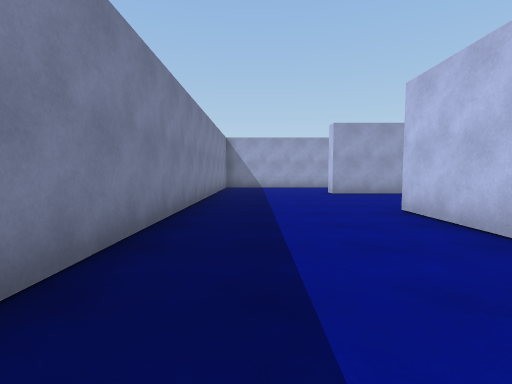
View 1 (above)

16 first-person views from a walk through a Unity game level. The camera is 1.3 m above the floor, tilts 4° down and sees 85° across. The floor is counted in squares, 2 m on a side. Each view is taken from the middle of a square. On the plan, view 1 faces up. The plan holds only what a view shows up to about 9 squares ahead; the rest is blank. The place goes on beyond the plan. The player is left out.

View 2
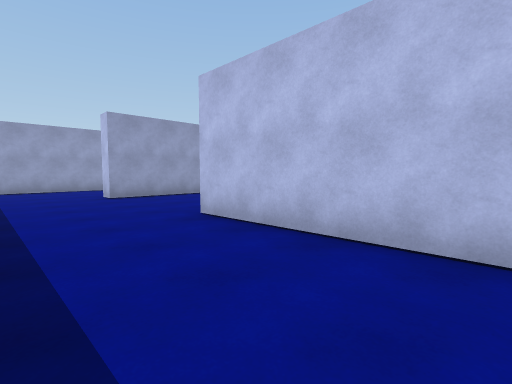

View 3
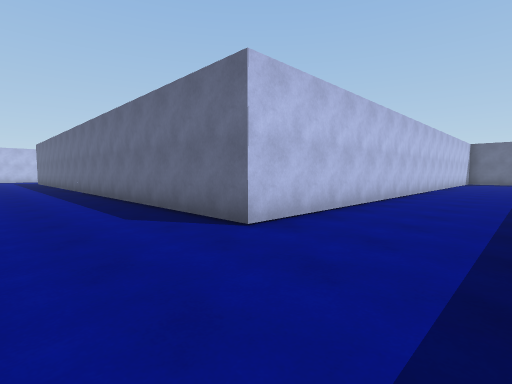

View 4
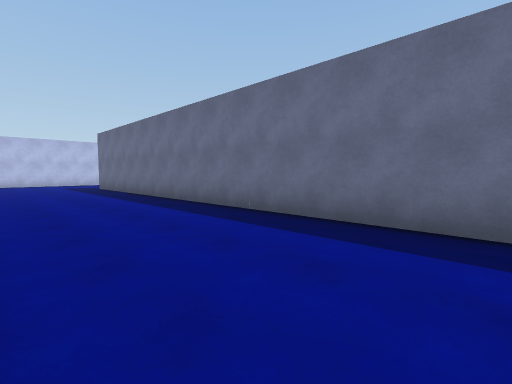

View 5
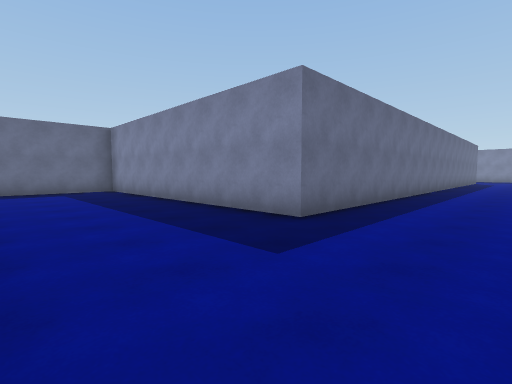

View 6
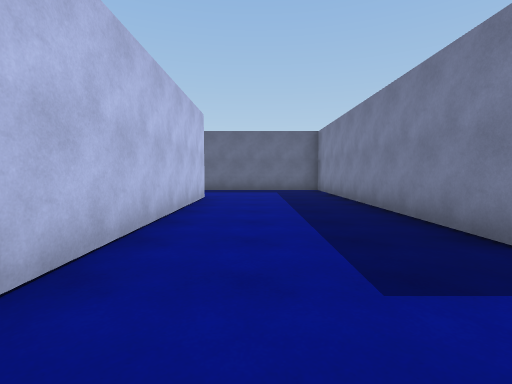

View 7
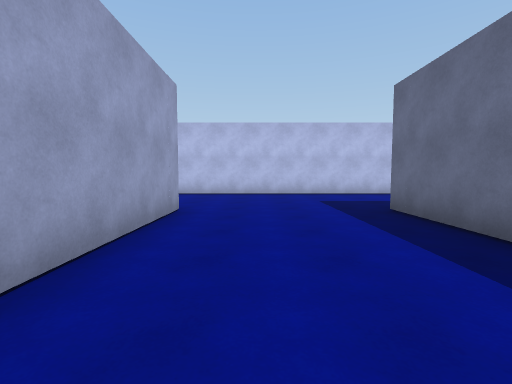

View 8
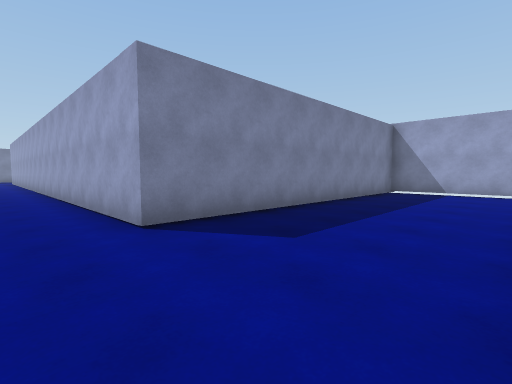

View 9
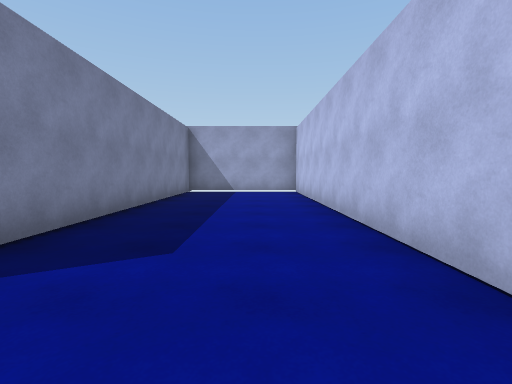

View 10
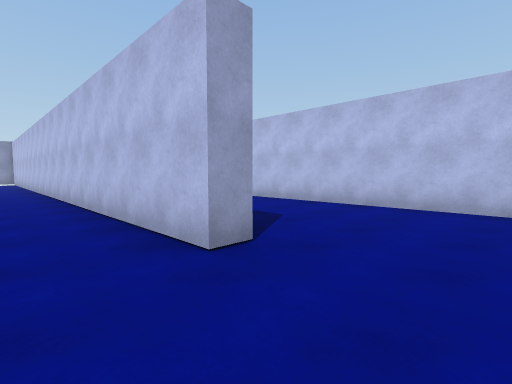

View 11
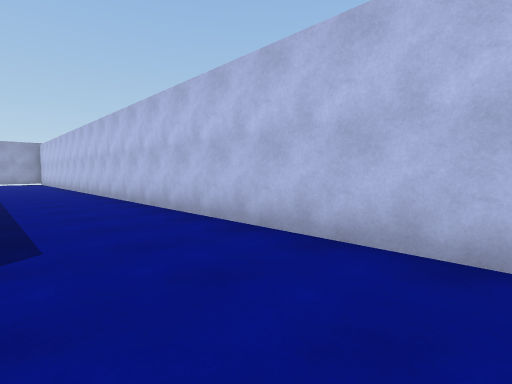

View 12
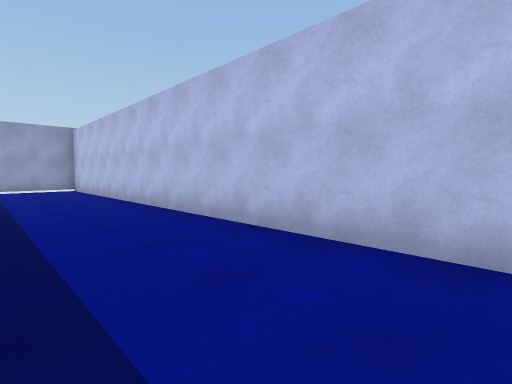

View 13
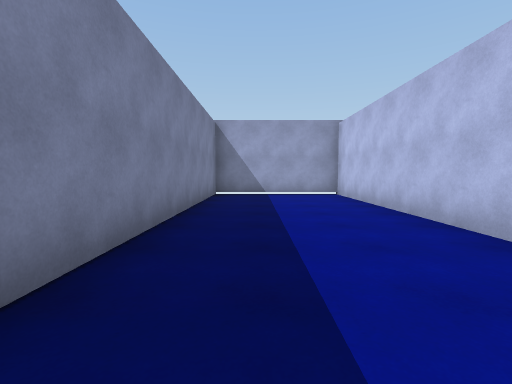

View 14
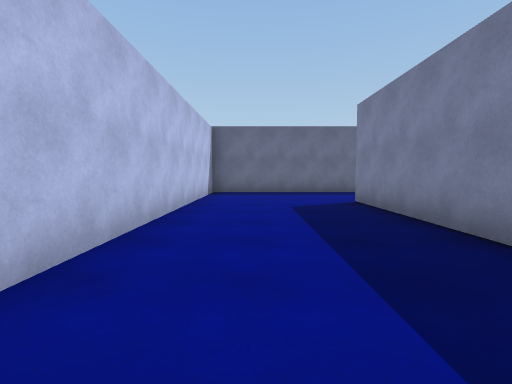

View 15
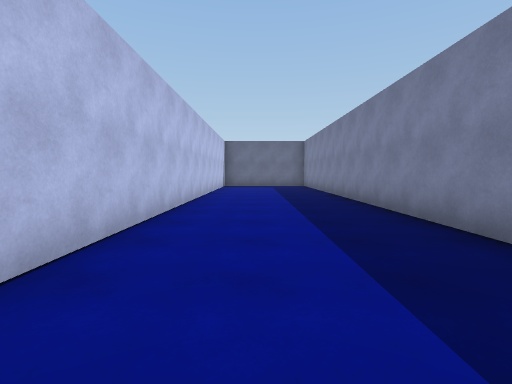

View 16
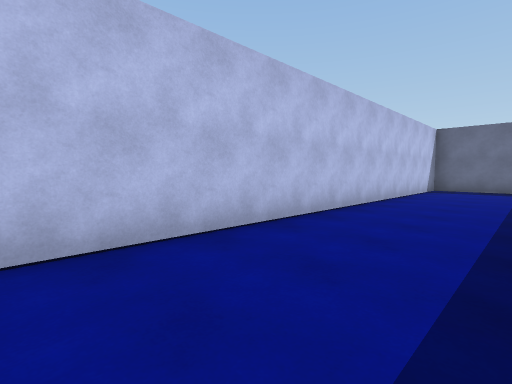

### Floor plan
Points are (right, up) in squares from view 1. A wall is a line through its corners. A room is listed if a view was taken in it or the views show most of it. See-through windows are left out.
Room 1 (views 1, 2, 3, 4, 5, 6, 7, 8, 9, 10, 15, 16)
walls: (4.9, 8.3) (2.3, 8.3) (2.3, 8.9); (2, 11.8) (0.4, 11.8); (19.1, -3) (22.5, -3); (22.8, -0.1) (22.3, -0.1) (22.3, 16); (-1.2, 9.1) (-1.2, 1.2); (-1.2, -0.4) (-1.2, -7); (21.6, 16.2) (18.8, 16.2) (18.8, 8.3) (10.5, 8.3); (2.5, -10.4) (2.5, 4.7) (18.8, 4.7) (18.8, -2.6); (0.4, -11.1) (1.8, -11.1)
ways out: opening at (23, -1.5) to room 2; opening at (1.5, 10.5)
Room 2 (views 11, 12, 13, 14)
walls: (22.8, 3.8) (22.8, -0.1); (22.5, -3) (26.4, -3) (26.4, 16.2) (22.8, 16.2) (22.8, 9.2)
ways out: opening at (23, -1.5) to room 1

Where each view was taken, in squares from view 1:
view 1: 0 up, 0 right, facing up
view 2: 1 up, 0 right, facing up-right
view 3: 7 up, 0 right, facing down-right
view 4: 8 up, 7 right, facing down-right
view 5: 7 up, 22 right, facing down-left
view 6: 7 up, 21 right, facing down
view 7: 7 up, 14 right, facing right
view 8: 7 up, 22 right, facing up-left
view 9: 7 up, 21 right, facing up
view 10: 2 down, 21 right, facing up-right
view 11: 2 down, 24 right, facing up-right
view 12: 5 up, 24 right, facing up-right
view 13: 8 up, 24 right, facing up
view 14: 6 up, 25 right, facing down
view 15: 2 up, 1 right, facing down
view 16: 0 up, 0 right, facing down-right
